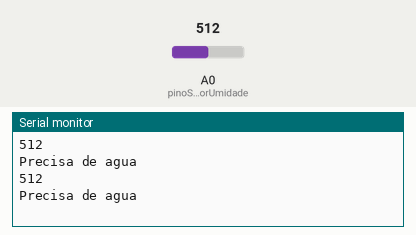
Recording of a sketch running on a simulated Arduino Uno, built with avr-gcc and run on an emulated ATmega328P. Parts: the last lines printed to the serial monitor. Inputs (shaded band) come from the test bench; at power-on: A0 (pinoSensorUmidade) = 512.

Above: at 1.2 s.
1.3 s: A0 (pinoSensorUmidade) set to 716
At 2.6 s:
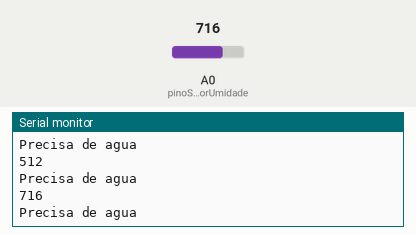
2.8 s: A0 (pinoSensorUmidade) set to 900
At 3.8 s:
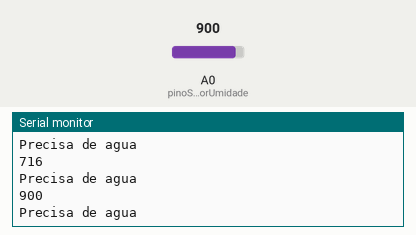
Timing chart, 0 to 5.8 s (numbered marks = the images above; inputs shaded):
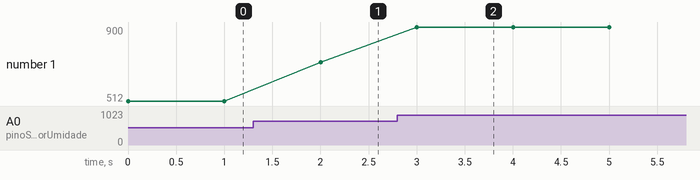

Measured:
- after the input at 1.3 s, the serial monitor: prints a new line after 0.70 s (image 1)
- after the input at 2.8 s, the serial monitor: prints a new line after 0.20 s (image 2)
- plotted number 1: 512 → 716 after the input at 1.3 s, 716 → 900 after the input at 2.8 s

The sketch:

sensorUmidade.ino
```cpp
const int pinoSensorUmidade = A0;
void setup() {
  Serial.begin(9600);
  pinMode(pinoSensorUmidade,INPUT);
  // put your setup code here, to run once:

}

void loop() {
  Serial.println(analogRead(pinoSensorUmidade));
  if(analogRead(pinoSensorUmidade) > 200){
    Serial.println("Precisa de agua");
  }
  delay(1000);
  // put your main code here, to run repeatedly:

}
```
